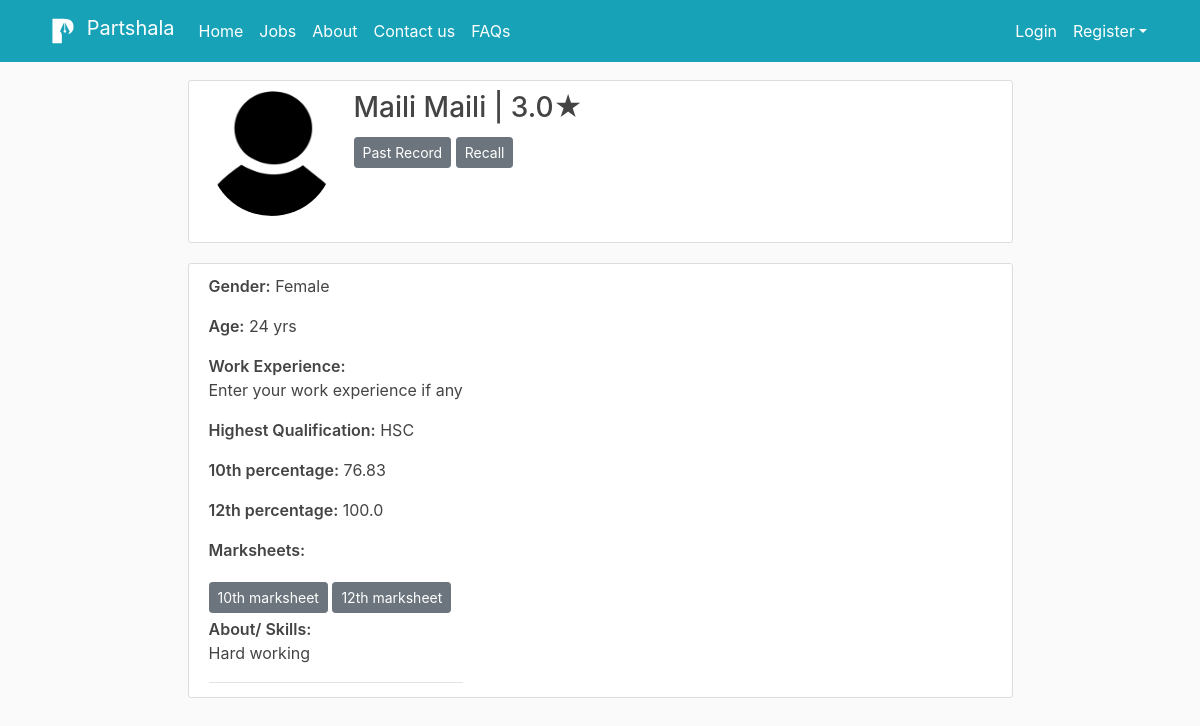
Page /profile-fellow/hire-associate-detail/2/ on the earlier database version.
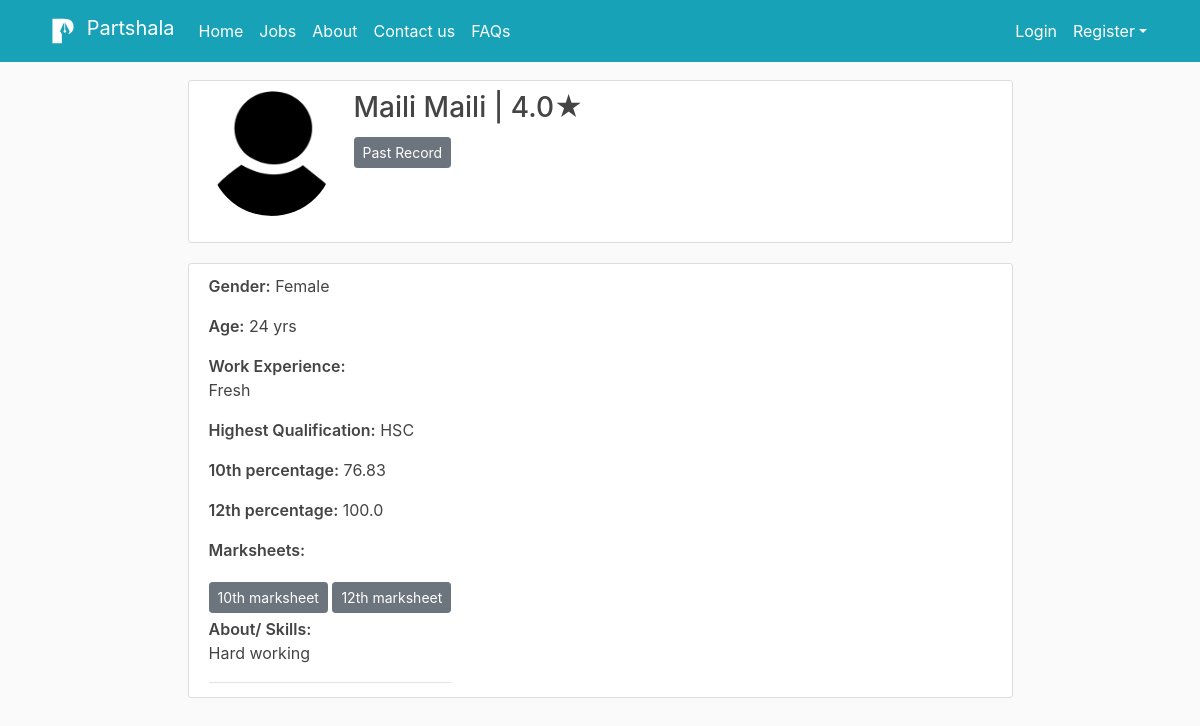
Same page on the later database version.
### users/models.py (models this page shows, shortened)
class Application(models.Model):
    AssociateRate = (
        ('New','New'),
        ('True','True'),
        ('False','False'),
    )
    FellowRate = (
        ('New','New'),
        ('True','True'),
        ('False','False'),
    )
    associate = models.ForeignKey(User, on_delete=models.CASCADE)
    post = models.ForeignKey(Post, on_delete=models.CASCADE, related_name='applicants')
    id = models.AutoField(primary_key=True)
    created_at = models.DateTimeField(default=timezone.now)
    sent_to_emplorer = models.BooleanField(default=False)
    rejected = models.BooleanField(default=False)
    is_hired = models.BooleanField(default=False)
    associate_rating = models.PositiveIntegerField(default=1, validators=[MaxValueValidator(5)])
    fellow_rating = models.IntegerField(default=1, validators=[MaxValueValidator(5)])
    associate_comment = models.CharField(default='', max_length=300, blank=True)
    fellow_comment = models.CharField(default='', max_length=300, blank=True)
    associate_is_rated = models.BooleanField(default=False)
    fellow_is_rated = models.BooleanField(default=False)
    associate_rating_status = models.CharField(choices=AssociateRate, max_length=5, default='New')
    fellow_rating_status = models.CharField(choices=FellowRate, max_length=5, default='New')
    fellows_complaint_subject = models.CharField(default='', max_length=100, blank=True)
    fellows_complaint = models.CharField(default='', max_length=300, blank=True)
    fellow_complained = models.BooleanField(default=False)
    fellows_complaint_resolved = models.BooleanField(default=False)
    fellows_complaint_updating = models.BooleanField(default=False)
    associates_complaint_subject = models.CharField(default='', max_length=100, blank=True)
    associates_complaint = models.CharField(default='', max_length=300, blank=True)
    associate_complained = models.BooleanField(default=False)
    associates_complaint_resolved = models.BooleanField(default=False)
    associates_complaint_updating = models.BooleanField(default=False)
    recall = models.BooleanField(default=False)
    class Meta:
        unique_together = ['associate', 'post']

class ProfileAssociate(models.Model):
    Gender = (
        ('Male','Male'),
        ('Female','Female'),
        ('Other','Other'),
    )
    associate = models.OneToOneField(User, on_delete=models.CASCADE)
    first_name = models.CharField(default='', max_length=15)
    last_name = models.CharField(default='', max_length=15)
    gender = models.CharField(choices=Gender, max_length=6, default='Select')
    phone = models.PositiveIntegerField("Phone number (without +91 or 0): 88xxx xxx88", unique=True,default='9', blank=False, validators=[MaxValueValidator(9999999999)])
    aadhaar = models.PositiveIntegerField("UIDAI (Aadhaar) number: (will be used for verification purpose)", default='9', blank=False, validators=[MaxValueValidator(9999999999999999)])
    date_of_birth = models.DateField("Date of birth: (yyyy-mm-dd)", auto_now_add=False, auto_now=False, blank=False,default=timezone.now)
    image = models.ImageField(default='default_associate.png', upload_to='profile_pics_associate')
    max_qualification = models.CharField(default='', max_length=25)
    ssc_score = models.FloatField("10th score (%):", default='100')
    hsc_score = models.FloatField("12th score (%):", default='100')
    ssc_result = models.FileField(default='', upload_to='associate_documents', blank=False)
    hsc_result = models.FileField(default='Not Available', upload_to='associate_documents', blank=True)
    associate_bio = models.TextField("About you", default='', max_length=300)
    work_ex = models.TextField("Work Experience:",default='Fresher', max_length=300)
    last_updated = models.DateTimeField(default=datetime.now())
    associate_avg_rating = models.DecimalField(default=3, max_digits=2, decimal_places=1)
    is_verified = models.BooleanField(default=False)
    def get_age(self):
        now = datetime.now()
        age = (now.date() - self.date_of_birth).days/365.25
        return int(age)
    age = property(get_age)

class User(AbstractUser):
    username = models.CharField(unique=True,max_length=30)
    email = models.EmailField(unique=True,max_length=75)
    is_fellow = models.BooleanField(default=False)
    is_associate = models.BooleanField(default=False)

### users/views.py (the view)
# urls.py: path('hire-associate-detail/<int:application_id>/', user_views.ApplicantDetailView.as_view(), name='hire_associate_detail'),
class ApplicantDetailView(DetailView):
    model = Application
    template_name = 'users/hire_associate_detail.html'
    pk_url_kwarg = 'application_id'
    def get_object(self, queryset=None):
        obj = super(ApplicantDetailView, self).get_object(queryset=queryset)
        if obj is None:
            raise Http404("Associate doesn't exists")
        return obj
    def get_context_data(self, **kwargs):
        context = super().get_context_data(**kwargs)
        application = Application.objects.get(id=self.kwargs['application_id'])
        context['application'] = application
        context['rating'] = application.associate.profileassociate.associate_avg_rating
        now = datetime.now()
        if application.post.start_date <= now.date() and application.post.end_date >= now.date() :
            context['job_started'] = True
        elif application.post.end_date < now.date() :
            context['job_completed'] = True
        return context

### users/templates/users/hire_associate_detail.html (shortened to what this page needs)
{% extends "blog/base.html" %}
{% block content %}
<div class="row justify-content-center">
	<div class="col-12 col-md-9">
			<article class="media content-section">
			    <img class="rounded-circle account-img" src="{{ object.associate.profileassociate.image.url }}">
	            <div class="media-body">
		      	<h3 class="account-helang">{{ application.associate.profileassociate.first_name }} {{ application.associate.profileassociate.last_name }} | {{application.associate.profileassociate.associate_avg_rating}}<span>&#9733;</span></h3>
	  			<a class= "btn btn-secondary btn-sm mt-1 mb-1" href="{% url 'associate_record' object.id %}">Past Record</a>
			    {% if application.is_hired and job_completed %}
	  				<a class= "btn btn-secondary btn-sm mt-1 mb-1" href="{% url 'recall' object.id %}">Recall</a>
	  			{% endif %}
			</article>
	</div>
	<div class="col-12 col-md-9">
			<article class="media content-section">
			    <div class="article-metadata">
				    <p class="article-content"> <span style="font-weight: 600">Gender:</span> {{ application.associate.profileassociate.gender }} </p>
		    <p class="article-content"> <span style="font-weight: 600">Age:</span> {{ application.associate.profileassociate.age }}  yrs</p>
		    <p class="article-content"> <span style="font-weight: 600">Work Experience:</span><br> {{ application.associate.profileassociate.work_ex }}</p>
		    <p class="article-content"> <span style="font-weight: 600">Highest Qualification:</span> {{ application.associate.profileassociate.max_qualification }} </p>
		    <p class="article-content"> <span style="font-weight: 600">10th percentage:</span> {{ application.associate.profileassociate.ssc_score }}</p>
		    <p class="article-content"> <span style="font-weight: 600">12th percentage:</span> {{ application.associate.profileassociate.hsc_score }}</p>
		    <p> <span style="font-weight: 600">Marksheets: </span></p>
		    <a class= "btn btn-secondary btn-sm mt-1 mb-1" href="{% url 'ssc_marksheet' object.id %}">10th marksheet</a>
		    <a class= "btn btn-secondary btn-sm mt-1 mb-1" href="{% url 'hsc_marksheet' object.id %}">12th marksheet</a>
		    <p class="article-content"> <span style="font-weight: 600">About/ Skills:</span><br> {{ application.associate.profileassociate.associate_bio }}</p>
				</div>
			</article>
	</div>
</div>
{% endblock content %}

Differences in the rows shown:
changed Application "Maili": associate.profileassociate.associate_avg_rating "3.0" → "4.0"; associate.profileassociate.work_ex "Enter your work experience if any" → "Fresh"; is_hired True → False (drawn)
Other differences:
text no longer shown: "Recall"
